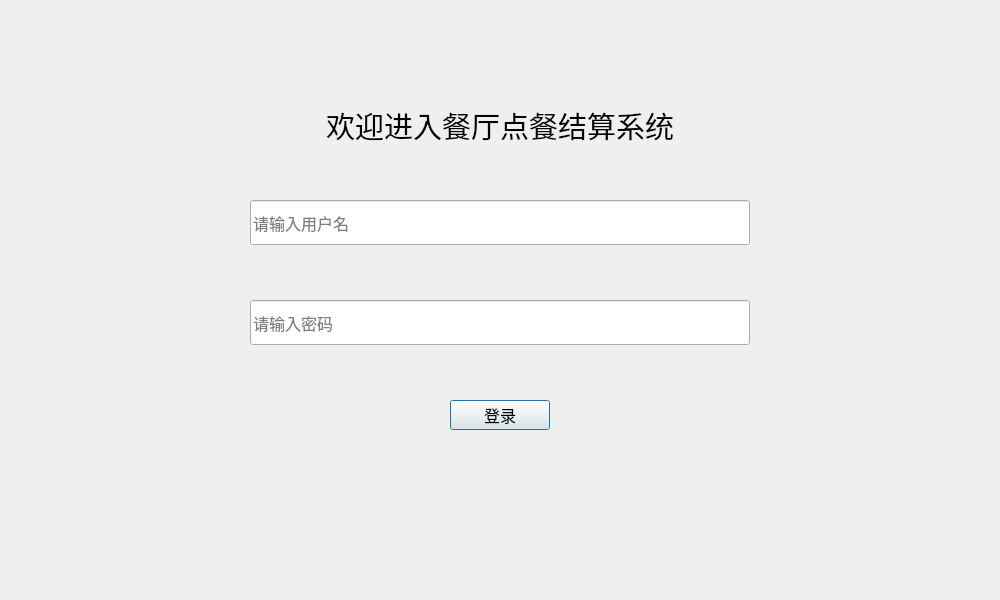
<?xml version="1.0" encoding="UTF-8"?>
<ui version="4.0">
 <class>logindialog</class>
 <widget class="QWidget" name="logindialog">
  <property name="geometry">
   <rect>
    <x>0</x>
    <y>0</y>
    <width>1000</width>
    <height>600</height>
   </rect>
  </property>
  <property name="windowTitle">
   <string>Form</string>
  </property>
  <property name="autoFillBackground">
   <bool>false</bool>
  </property>
  <widget class="QLabel" name="bar">
   <property name="geometry">
    <rect>
     <x>300</x>
     <y>100</y>
     <width>400</width>
     <height>50</height>
    </rect>
   </property>
   <property name="font">
    <font>
     <family>仿宋</family>
     <pointsize>22</pointsize>
    </font>
   </property>
   <property name="text">
    <string>欢迎进入餐厅点餐结算系统</string>
   </property>
   <property name="textFormat">
    <enum>Qt::TextFormat::AutoText</enum>
   </property>
   <property name="scaledContents">
    <bool>false</bool>
   </property>
   <property name="alignment">
    <set>Qt::AlignmentFlag::AlignCenter</set>
   </property>
   <property name="wordWrap">
    <bool>false</bool>
   </property>
  </widget>
  <widget class="QLineEdit" name="Account">
   <property name="geometry">
    <rect>
     <x>250</x>
     <y>200</y>
     <width>500</width>
     <height>45</height>
    </rect>
   </property>
   <property name="font">
    <font>
     <pointsize>12</pointsize>
    </font>
   </property>
   <property name="placeholderText">
    <string>请输入用户名</string>
   </property>
  </widget>
  <widget class="QLineEdit" name="Password">
   <property name="geometry">
    <rect>
     <x>250</x>
     <y>300</y>
     <width>500</width>
     <height>45</height>
    </rect>
   </property>
   <property name="font">
    <font>
     <pointsize>12</pointsize>
    </font>
   </property>
   <property name="echoMode">
    <enum>QLineEdit::EchoMode::Password</enum>
   </property>
   <property name="placeholderText">
    <string>请输入密码</string>
   </property>
  </widget>
  <widget class="QPushButton" name="loginClicked">
   <property name="geometry">
    <rect>
     <x>450</x>
     <y>400</y>
     <width>100</width>
     <height>30</height>
    </rect>
   </property>
   <property name="font">
    <font>
     <pointsize>12</pointsize>
    </font>
   </property>
   <property name="cursor">
    <cursorShape>BusyCursor</cursorShape>
   </property>
   <property name="autoFillBackground">
    <bool>false</bool>
   </property>
   <property name="text">
    <string>登录</string>
   </property>
   <property name="default">
    <bool>true</bool>
   </property>
  </widget>
 </widget>
 <resources/>
 <connections/>
</ui>
